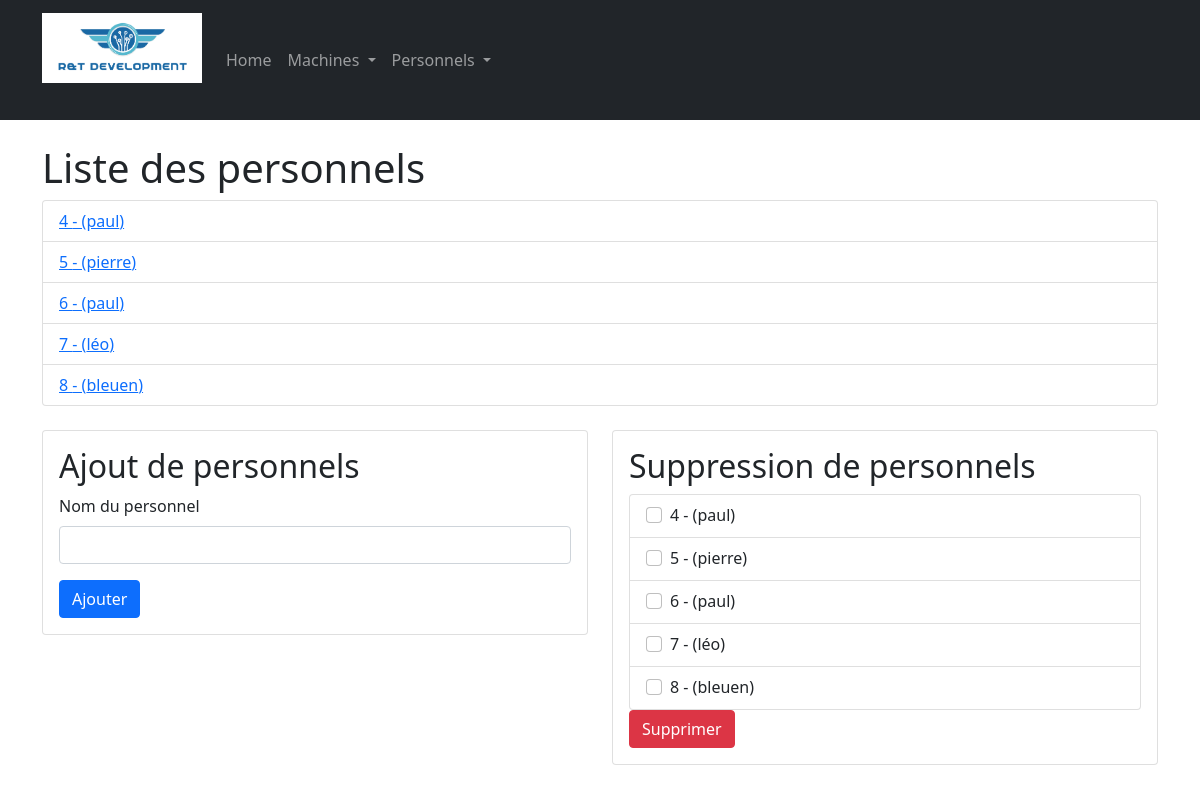
/computerApp/personnels/, run on an earlier commit of the app's database.
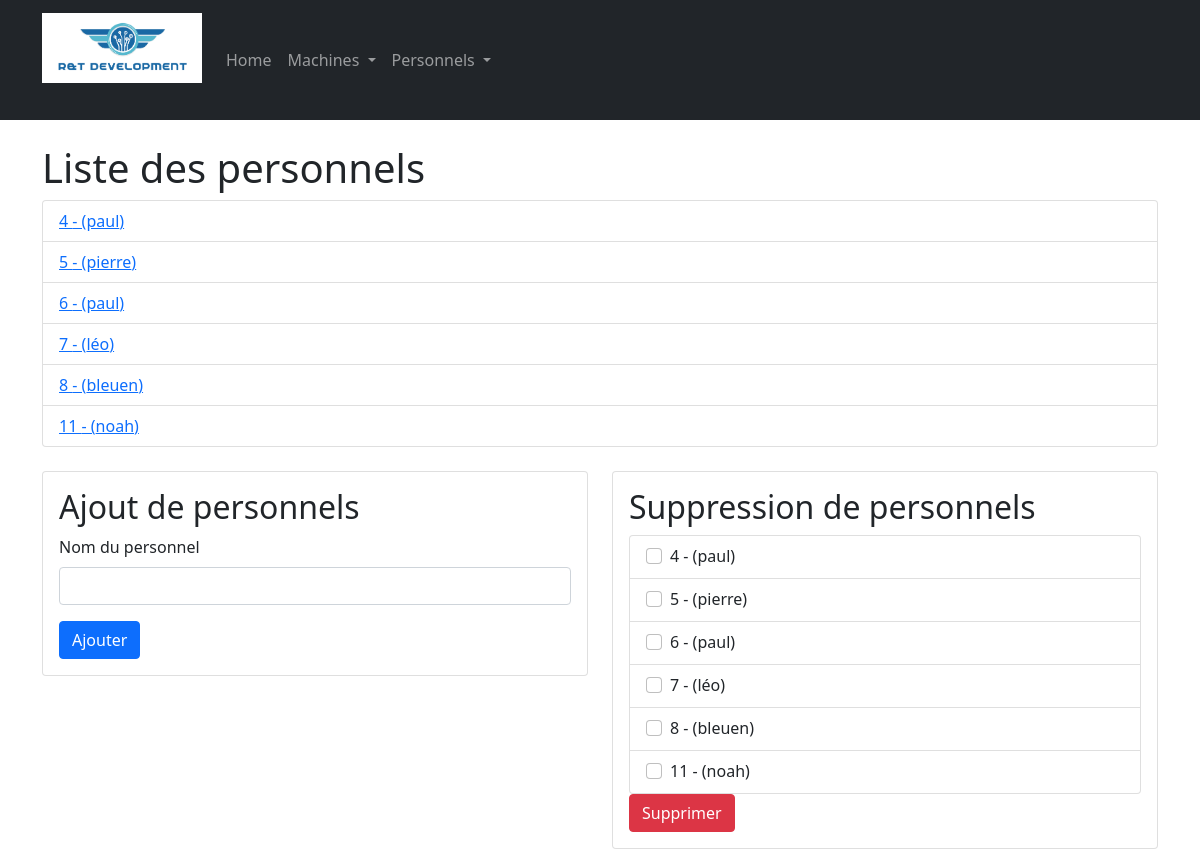
And on a later commit of the database.
### computerApp/models.py (models this page shows, shortened)
class Personnel(models.Model):
    TYPE = (
        ('Genre', ('Genre - à choisir ')),
        ('Homme', ('Homme ')),
        ('Femme', ('Femme ')),
        ('ND', ('ND - ne préfaire pas ce prononcer')),
    )
    id = models.AutoField(primary_key=True, editable=False)
    nom = models.CharField(max_length=10)
    maintenanceDate = models.DateField(default = datetime.now())
    mach = models.CharField(max_length=16, choices= TYPE, default='Genre')
    mail = models.EmailField(editable=False,blank=True)

### computerApp/views.py (the view)
# urls.py: path('personnels/', views.personnel_list_view, name='personnels'),
def personnel_list_view(request):
    personnel = Personnel.objects.all()
    context = {'personnels': personnel}
    return render(request, 'computerApp/personnel_list.html', context)

### computerApp/templates/computerApp/personnel_list.html (shortened to what this page needs)
{% extends "index.html" %}
{% block content %}
<div class="container mt-4">
  <h1>Liste des personnels</h1>
  {% if personnels %}
    <ul class="list-group">
      {% for personnel in personnels %}
        <li class="list-group-item">
          <a href="{% url 'personnel-detail' personnel.id %}">
            {{ personnel.id }} - ({{ personnel.nom }})
          </a>
        </li>
      {% endfor %}
    </ul>
  {% else %}
    <p>Il n'y a pas de personnels.</p>
  {% endif %}
  <div class="row mt-4">
    <div class="col-md-6">
      <div class="card">
        <div class="card-body">
          <h2>Ajout de personnels</h2>
          <form method="post" action="{% url 'add-personnels' %}">
            <div class="mb-3">
              <label for="nom" class="form-label">Nom du personnel</label>
              <input type="text" class="form-control" id="nom" name="nom" required>
            </div>
            <button type="submit" class="btn btn-primary">Ajouter</button>
          </form>
        </div>
      </div>
    </div>
    <div class="col-md-6">
      <div class="card">
        <div class="card-body">
          <h2>Suppression de personnels</h2>
          <form method="post" action="{% url 'delete-personnels' %}">
            <ul class="list-group">
              {% for personnel in personnels %}
                <li class="list-group-item">
                  <div class="form-check">
                    <input class="form-check-input" type="checkbox" name="personnels" value="{{ personnel.id }}" id="personnel-{{ personnel.id }}">
                    <label class="form-check-label" for="personnel-{{ personnel.id }}">
                      {{ personnel.id }} - ({{ personnel.nom }})
                    </label>
                  </div>
                </li>
              {% endfor %}
            </ul>
            <button type="submit" class="btn btn-danger">Supprimer</button>
          </form>
        </div>
      </div>
    </div>
  </div>
  {% endblock %}

What changed in the data, as far as the page shows it:
added Personnel: id "11", nom "noah"
